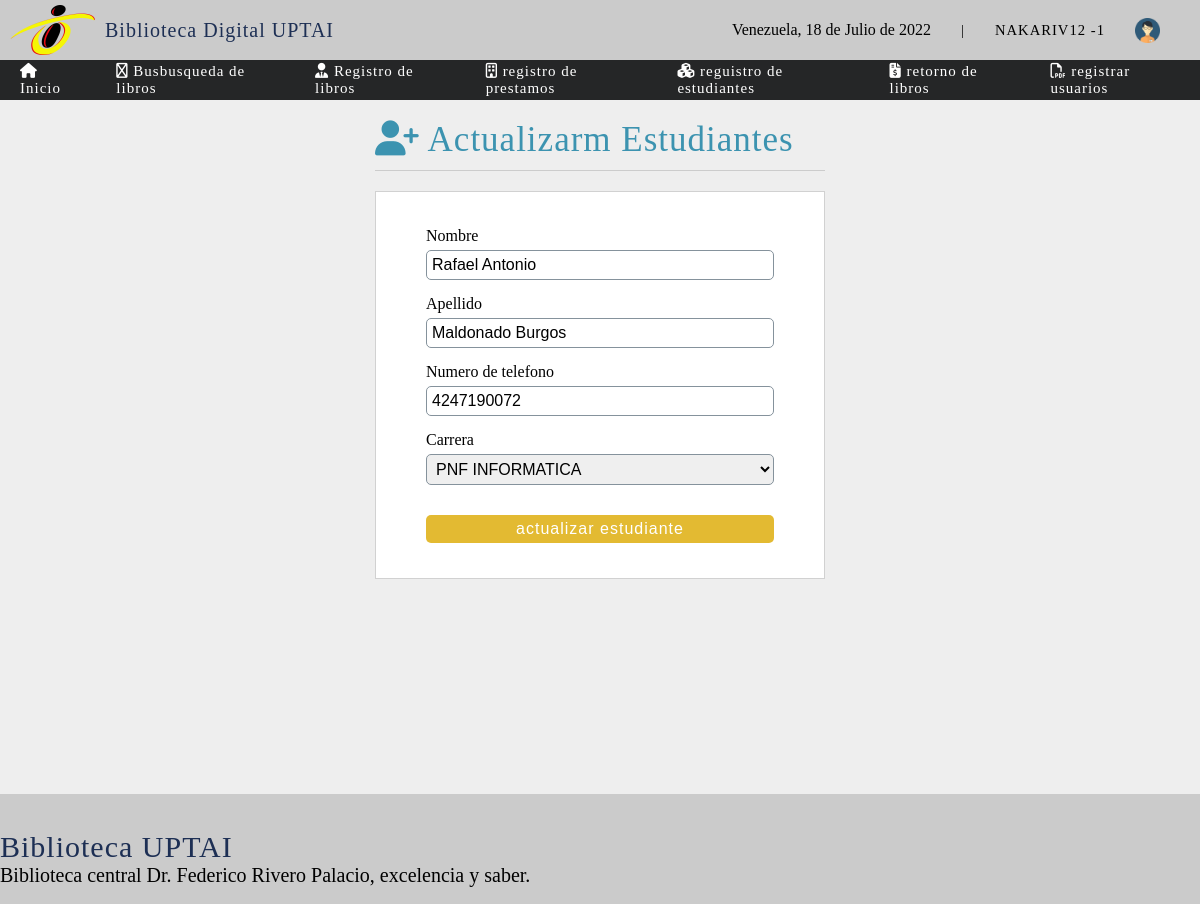
Screenshot of /sistema/editar_estudiante.php?id=1 (signed in) with the database file from the repository.
### tables this page shows
CREATE TABLE `inf_estudiante` (
  `id` int(4) NOT NULL,
  `cedula` int(10) NOT NULL,
  `nombre` varchar(20) NOT NULL,
  `apellido` varchar(20) NOT NULL,
  `numero` varchar(15) NOT NULL,
  `carrera` int(11) NOT NULL,
  `status` int(2) NOT NULL DEFAULT 1,
  `id_userCreador` int(11) DEFAULT NULL,
  `id_userDeleted` int(11) DEFAULT NULL
);

CREATE TABLE `carrera` (
  `idcarrera` int(11) NOT NULL,
  `nom_carrera` varchar(50) NOT NULL
);

### sistema/editar_estudiante.php (the view, shortened to what this page needs)
<?php
include "../conexion.php";
  	$idestudiante = $_REQUEST['id'];
	$sql = mysqli_query($conection,"SELECT e.id,  e.nombre, e.apellido, e.numero, (c.nom_carrera) as carrera, (c.idcarrera) as idcarrera
    FROM inf_estudiante e
    INNER JOIN carrera c
    ON e.carrera = c.idcarrera
     WHERE id = $idestudiante AND status = 1  AND status = 1");
	$result_sql = mysqli_num_rows($sql);
	if ($result_sql == 0) {
		header('location: lista_estudiantes.php');
	}else{
		$option = '';
		while ($data = mysqli_fetch_array($sql)) {
			$nombre = $data['nombre'];
			$apellido = $data['apellido'];
            $numero = $data['numero'];
			$carrera = $data['carrera'];
			$idcarrera = $data['idcarrera'];
            if ($idcarrera == 1) {
				$option = '<option value="'.$idcarrera.'"select>'.$carrera.'</option>';
			}else if ($idcarrera == 2) {
				$option = '<option value="'.$idcarrera.'"select>'.$carrera.'</option>';
			}else if ($idcarrera == 3) {
				$option = '<option value="'.$idcarrera.'"select>'.$carrera.'</option>';
			}else if ($idcarrera == 4) {
				$option = '<option value="'.$idcarrera.'"select>'.$carrera.'</option>';
			}else if ($idcarrera == 5) {
				$option = '<option value="'.$idcarrera.'"select>'.$carrera.'</option>';
			}else if ($idcarrera == 6) {
				$option = '<option value="'.$idcarrera.'"select>'.$carrera.'</option>';
			}else if ($idcarrera == 7) {
				$option = '<option value="'.$idcarrera.'"select>'.$carrera.'</option>';
			}
		}
	}
?>
<!DOCTYPE html>
<html lang="en">
<head>
	<?php include "vista/includes/scripts.php";?>
</head>
<body>
	<?php include "vista/includes/header.php"; ?>
	<div class="container">
	<section id="container">
	<div class="form_register">
		<h1><i class="fas fa-user-plus"></i> Actualizarm Estudiantes</h1>
		<hr>
		<form action="" method="post">
			<label for="nombre">Nombre</label>
			<input type="text" name="nombre" id="nombre" placeholder="Nombre completo" value="<?php echo $nombre; ?>">
			<label for="apellido">Apellido</label>
			<input type="text" name="apellido" id="apellido" placeholder="Apellido completo" value="<?php echo $apellido; ?>">
			<label for="telf">Numero de telefono</label>
			<input type="number" name="telf" id="telf"  placeholder="Numero de telefono" value="<?php echo $numero; ?>">
			<label for="carrera">Carrera</label>
			<select name="carrera" id="carrera" class="notItemOne">
			<?php
			echo $option;
			?>
			</select>
			<input type="submit" value="actualizar estudiante" class="btn_save">
		</form>
	</div>
	</section>
	</div>
	<?php include "vista/includes/footer.php";?>
</body>
</html>

### sistema/vista/css/estilos1.css (style rules this page uses)
* { margin: 0; padding: 0; box-sizing: border-box; }
body { margin: 0; background: #EEEEEE; }
h1, h2, h3, h4, h5, h6 { font-family: 'Piazzolla'; font-weight: normal; letter-spacing: 1px; color: #1D2F54;; }
h1 { font-size: 26px; }
#container { padding: 90px 15px 15px; }
.form_register { width: 450px; margin: auto; margin-top: 30px; }
.form_register h1 { color: #3c93b0; }
hr { border: 0; background: #ccc; height: 1px; margin: 10px 0; display: block; }
form { background: #fff; margin: auto; padding: 20px 50px; border: 1px solid #d1d1d1; }
label { display: block; font-size: 12pt; font-family: 'GothamBook'; margin: 15px auto 5px auto; }
input,select { display: block; width: 100%; font-size: 12pt; padding: 5px; border: 1px solid #85929c; border-radius: 5px; }
.notItemOne option:first-child { display: none; }
.btn_save { font-size: 12pt; background: #E3BA32; color: #fff; letter-spacing: 1px; border: 0; cursor: pointer; margin: 30px auto 15px auto; display: block; border-radius: 5px; }
#container h1 { font-size: 35px; display: inline-block; }

### rows the page displays
inf_estudiante: nombre "Rafael Antonio", apellido "Maldonado Burgos", telf "4247190072", carrera "PNF INFORMATICA"

### other values shown
fechaC() "18 de Julio de 2022"
$_SESSION['user'] "NAKARIV12"
$_SESSION['rol'] "1"
